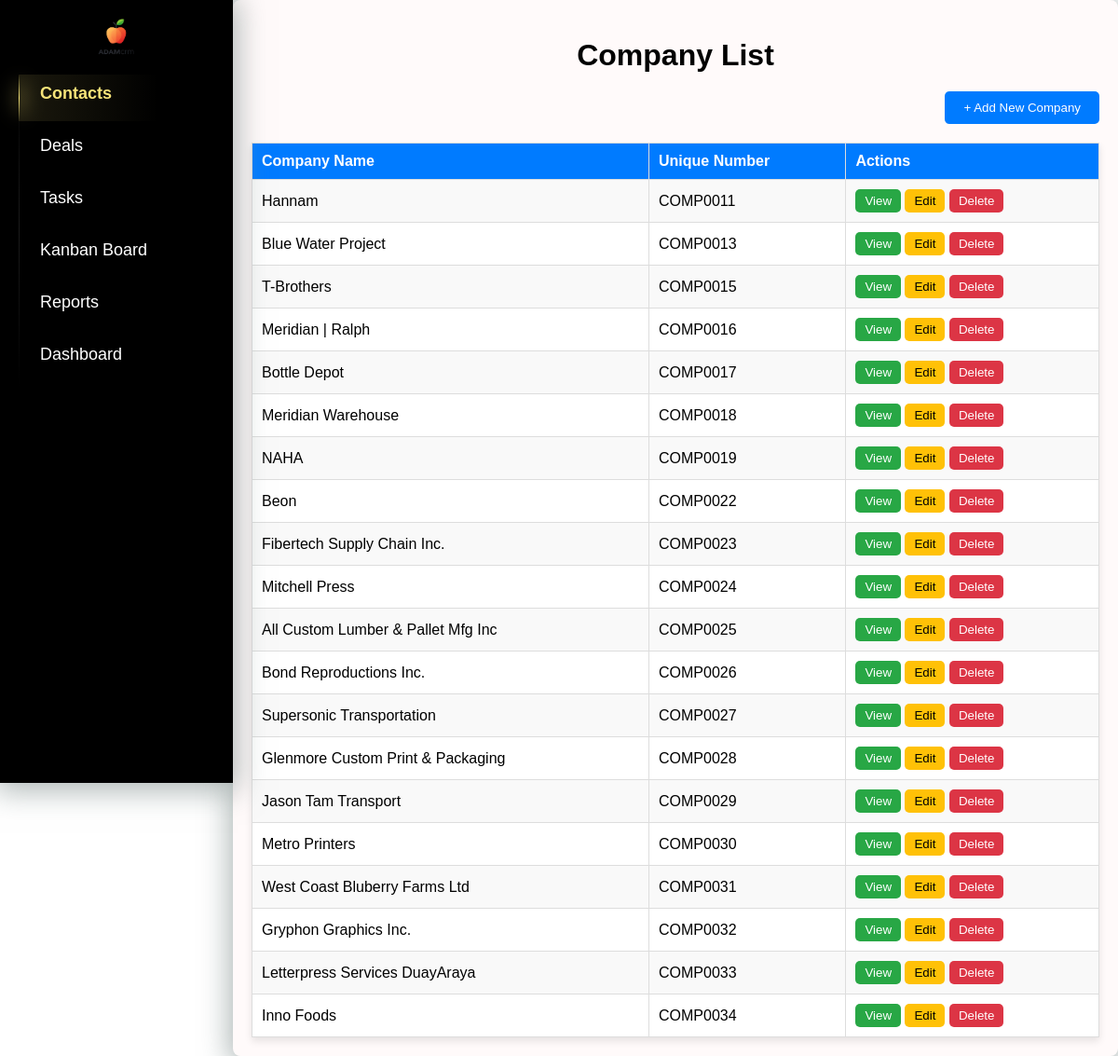
/companies/, run on the app's committed database.
### crm/models.py (models this page shows, shortened)
class Company(models.Model):
    name = models.CharField(max_length=200, unique=True)
    unique_number = models.CharField(max_length=255, unique=True, blank=True, null=True)
    pickup_requested = models.BooleanField(default=False)

### crm/views.py (the view)
# urls.py: path('companies/', views.company_list, name='company_list'),
def company_list(request):
    companies = Company.objects.all()
    return render(request, 'crm/company_ main.html', {'companies': companies})

### crm/templates/crm/company_ main.html (shortened to what this page needs)
{% extends 'crm/index.html' %}
{% block content %}
        <h1 style="text-align: center; margin-bottom: 20px;">Company List</h1>
        <div style="text-align: right; margin-bottom: 20px;">
            <a href="{% url 'add_company' %}" style="text-decoration: none;">
                <button style="padding: 10px 20px; background-color: #007BFF; color: white; border: none; border-radius: 5px; cursor: pointer;">
                    + Add New Company
                </button>
            </a>
        </div>
        <table style="width: 100%; border-collapse: collapse; box-shadow: 0px 4px 8px rgba(0, 0, 0, 0.1);">
            <thead>
                <tr style="background-color: #007BFF; color: white; text-align: left;">
                    <th style="padding: 10px; border: 1px solid #ddd;">Company Name</th>
                    <th style="padding: 10px; border: 1px solid #ddd;">Unique Number</th>
                    <th style="padding: 10px; border: 1px solid #ddd;">Actions</th>
                </tr>
            </thead>
            <tbody>
                {% for company in companies %}
                    <tr style="background-color: {% cycle '#f9f9f9' '#ffffff' %};">
                        <td style="padding: 10px; border: 1px solid #ddd;">{{ company.name }}</td>
                        <td style="padding: 10px; border: 1px solid #ddd;">{{ company.unique_number }}</td>
                        <td style="padding: 10px; border: 1px solid #ddd;">
                            <a href="{% url 'company_detail' company.id %}" style="text-decoration: none;">
                                <button style="padding: 5px 10px; background-color: #28A745; color: white; border: none; border-radius: 5px; cursor: pointer;">View</button>
                            </a>
                            <a href="{% url 'edit_company' company.id %}" style="text-decoration: none;">
                                <button style="padding: 5px 10px; background-color: #FFC107; color: black; border: none; border-radius: 5px; cursor: pointer;">Edit</button>
                            </a>
                            <form action="{% url 'delete_company' company.id %}" method="post" style="display: inline;">
                                <button type="submit" onclick="return confirm('Are you sure you want to delete this company?');"
                                        style="padding: 5px 10px; background-color: #DC3545; color: white; border: none; border-radius: 5px; cursor: pointer;">
                                    Delete
                                </button>
                            </form>
                        </td>
                    </tr>
                {% endfor %}
            </tbody>
        </table>
{% endblock %}

### crm/static/crm/index.css (style rules this page uses)
:root { --primary-bg: #FFFAFA; --secondary-bg: #FFFAFA; --highlight: #8AAAA5; --accent: #CABD9A; --dark-accent: #A5956D; --shadow-color: rgba(124, 138, 137, 0.6); }
body { margin: 0; font-family: Arial, sans-serif; background-color: white; }

### data on the page
Company: name "Hannam", unique_number "COMP0011"
Company: name "Blue Water Project", unique_number "COMP0013"
Company: name "T-Brothers", unique_number "COMP0015"
Company: name "Meridian | Ralph", unique_number "COMP0016"
Company: name "Bottle Depot", unique_number "COMP0017"
Company: name "Meridian Warehouse", unique_number "COMP0018"
Company: name "NAHA", unique_number "COMP0019"
Company: name "Beon", unique_number "COMP0022"
Company: name "Fibertech Supply Chain Inc.", unique_number "COMP0023"
Company: name "Mitchell Press", unique_number "COMP0024"
Company: name "All Custom Lumber & Pallet Mfg Inc", unique_number "COMP0025"
Company: name "Bond Reproductions Inc.", unique_number "COMP0026"
Company: name "Supersonic Transportation", unique_number "COMP0027"
Company: name "Glenmore Custom Print & Packaging", unique_number "COMP0028"
Company: name "Jason Tam Transport", unique_number "COMP0029"
Company: name "Metro Printers", unique_number "COMP0030"
Company: name "West Coast Bluberry Farms Ltd", unique_number "COMP0031"
Company: name "Gryphon Graphics Inc.", unique_number "COMP0032"
Company: name "Letterpress Services DuayAraya", unique_number "COMP0033"
Company: name "Inno Foods", unique_number "COMP0034"
